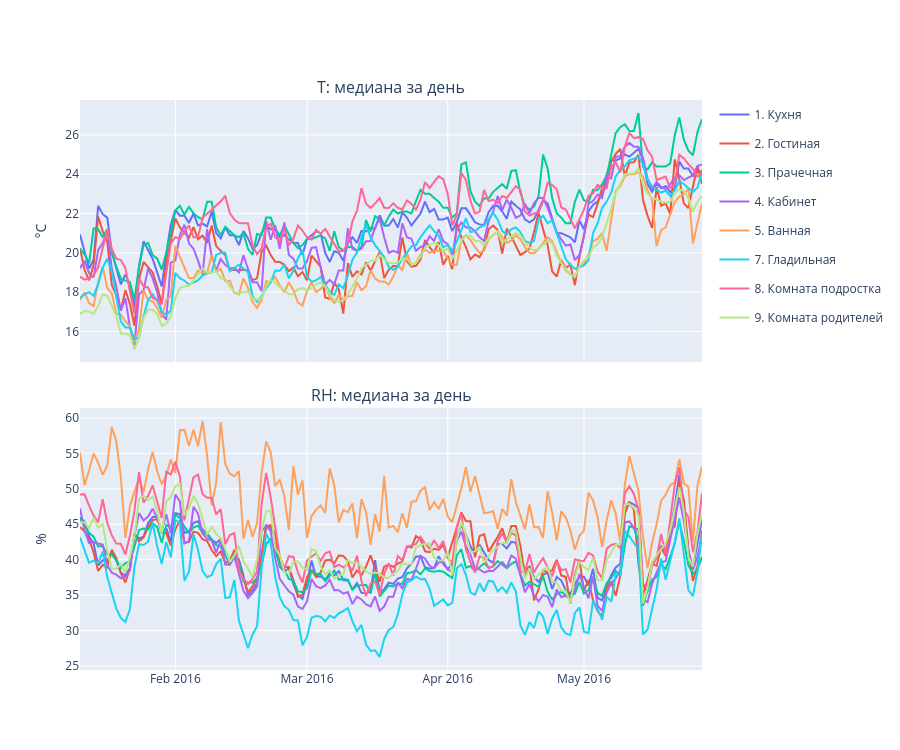

Here is the notebook cell this chart was saved with:
### Markdown cell above
##### Дневные медианы: общий ход во времени

### Code cell
colors = px.colors.qualitative.Plotly   # нужно, чтобы в обоих графиках на одинаковые комнаты был одинаковый цвет
day = df['date'].dt.floor('D')  # метка дня (время округляется до 00:00) — для группировки по дням

fig = make_subplots(rows=2, cols=1, shared_xaxes=True, vertical_spacing=0.08, subplot_titles=['T: медиана за день', 'RH: медиана за день'])
for row, prefix, unit in [(1, 'T', '°C'), (2, 'RH_', '%')]:
    daily = df.groupby(day)[[f'{prefix}{i}' for i in indoor]].median()
    for k, (i, room) in enumerate(indoor.items()):
        fig.add_trace(go.Scatter(x=daily.index, y=daily[f'{prefix}{i}'], mode='lines',
                                 name=f'{i}. {room}', legendgroup=room, showlegend=(row == 1),
                                 line=dict(color=colors[k])),
                      row=row, col=1)
    fig.update_yaxes(title_text=unit, row=row, col=1)

fig.update_layout(height=750)
fig.show()

### Figure 1 — Plotly figure (JSON) as saved in the notebook; plotly's stock layout.template omitted (floating-point values rounded to 4 significant figures; data arrays with more than 128 entries replaced by an {"elided": "..."} marker saying what was removed)
{"data": [{"legendgroup": "Кухня", "line": {"color": "#636EFA"}, "mode": "lines", "name": "1. Кухня", "showlegend": true, "type": "scatter", "x": {"elided": "138 str values"}, "xaxis": "x", "y": {"elided": "138 float values"}, "yaxis": "y"}, {"legendgroup": "Гостиная", "line": {"color": "#EF553B"}, "mode": "lines", "name": "2. Гостиная", "showlegend": true, "type": "scatter", "x": {"elided": "138 str values"}, "xaxis": "x", "y": {"elided": "138 float values"}, "yaxis": "y"}, {"legendgroup": "Прачечная", "line": {"color": "#00CC96"}, "mode": "lines", "name": "3. Прачечная", "showlegend": true, "type": "scatter", "x": {"elided": "138 str values"}, "xaxis": "x", "y": {"elided": "138 float values"}, "yaxis": "y"}, {"legendgroup": "Кабинет", "line": {"color": "#AB63FA"}, "mode": "lines", "name": "4. Кабинет", "showlegend": true, "type": "scatter", "x": {"elided": "138 str values"}, "xaxis": "x", "y": {"elided": "138 float values"}, "yaxis": "y"}, {"legendgroup": "Ванная", "line": {"color": "#FFA15A"}, "mode": "lines", "name": "5. Ванная", "showlegend": true, "type": "scatter", "x": {"elided": "138 str values"}, "xaxis": "x", "y": {"elided": "138 float values"}, "yaxis": "y"}, {"legendgroup": "Гладильная", "line": {"color": "#19D3F3"}, "mode": "lines", "name": "7. Гладильная", "showlegend": true, "type": "scatter", "x": {"elided": "138 str values"}, "xaxis": "x", "y": {"elided": "138 float values"}, "yaxis": "y"}, {"legendgroup": "Комната подростка", "line": {"color": "#FF6692"}, "mode": "lines", "name": "8. Комната подростка", "showlegend": true, "type": "scatter", "x": {"elided": "138 str values"}, "xaxis": "x", "y": {"elided": "138 float values"}, "yaxis": "y"}, {"legendgroup": "Комната родителей", "line": {"color": "#B6E880"}, "mode": "lines", "name": "9. Комната родителей", "showlegend": true, "type": "scatter", "x": {"elided": "138 str values"}, "xaxis": "x", "y": {"elided": "138 float values"}, "yaxis": "y"}, {"legendgroup": "Кухня", "line": {"color": "#636EFA"}, "mode": "lines", "name": "1. Кухня", "showlegend": false, "type": "scatter", "x": {"elided": "138 str values"}, "xaxis": "x2", "y": {"elided": "138 float values"}, "yaxis": "y2"}, {"legendgroup": "Гостиная", "line": {"color": "#EF553B"}, "mode": "lines", "name": "2. Гостиная", "showlegend": false, "type": "scatter", "x": {"elided": "138 str values"}, "xaxis": "x2", "y": {"elided": "138 float values"}, "yaxis": "y2"}, {"legendgroup": "Прачечная", "line": {"color": "#00CC96"}, "mode": "lines", "name": "3. Прачечная", "showlegend": false, "type": "scatter", "x": {"elided": "138 str values"}, "xaxis": "x2", "y": {"elided": "138 float values"}, "yaxis": "y2"}, {"legendgroup": "Кабинет", "line": {"color": "#AB63FA"}, "mode": "lines", "name": "4. Кабинет", "showlegend": false, "type": "scatter", "x": {"elided": "138 str values"}, "xaxis": "x2", "y": {"elided": "138 float values"}, "yaxis": "y2"}, {"legendgroup": "Ванная", "line": {"color": "#FFA15A"}, "mode": "lines", "name": "5. Ванная", "showlegend": false, "type": "scatter", "x": {"elided": "138 str values"}, "xaxis": "x2", "y": {"elided": "138 float values"}, "yaxis": "y2"}, {"legendgroup": "Гладильная", "line": {"color": "#19D3F3"}, "mode": "lines", "name": "7. Гладильная", "showlegend": false, "type": "scatter", "x": {"elided": "138 str values"}, "xaxis": "x2", "y": {"elided": "138 float values"}, "yaxis": "y2"}, {"legendgroup": "Комната подростка", "line": {"color": "#FF6692"}, "mode": "lines", "name": "8. Комната подростка", "showlegend": false, "type": "scatter", "x": {"elided": "138 str values"}, "xaxis": "x2", "y": {"elided": "138 float values"}, "yaxis": "y2"}, {"legendgroup": "Комната родителей", "line": {"color": "#B6E880"}, "mode": "lines", "name": "9. Комната родителей", "showlegend": false, "type": "scatter", "x": {"elided": "138 str values"}, "xaxis": "x2", "y": {"elided": "138 float values"}, "yaxis": "y2"}], "layout": {"annotations": [{"font": {"size": 16}, "showarrow": false, "text": "T: медиана за день", "x": 0.5, "xanchor": "center", "xref": "paper", "y": 1, "yanchor": "bottom", "yref": "paper"}, {"font": {"size": 16}, "showarrow": false, "text": "RH: медиана за день", "x": 0.5, "xanchor": "center", "xref": "paper", "y": 0.46, "yanchor": "bottom", "yref": "paper"}], "height": 750, "xaxis": {"anchor": "y", "domain": [0, 1], "matches": "x2", "showticklabels": false}, "xaxis2": {"anchor": "y2", "domain": [0, 1]}, "yaxis": {"anchor": "x", "domain": [0.54, 1], "title": {"text": "°C"}}, "yaxis2": {"anchor": "x2", "domain": [0, 0.46], "title": {"text": "%"}}}}
